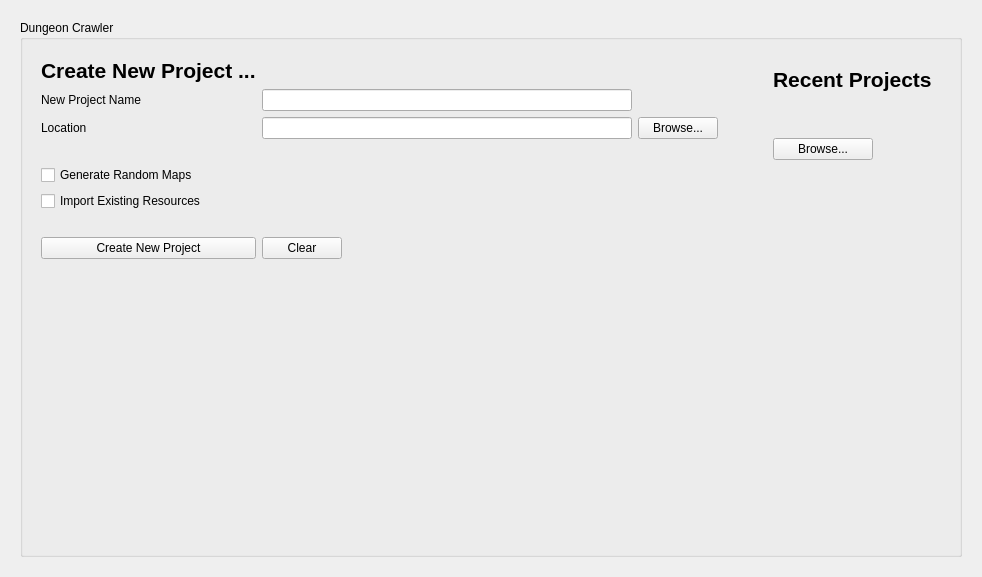
<?xml version="1.0" encoding="UTF-8"?>
<ui version="4.0">
 <class>HomeScreen</class>
 <widget class="QWidget" name="HomeScreen">
  <property name="geometry">
   <rect>
    <x>0</x>
    <y>0</y>
    <width>982</width>
    <height>577</height>
   </rect>
  </property>
  <property name="windowTitle">
   <string>Form</string>
  </property>
  <layout class="QGridLayout" name="gridLayout">
   <item row="0" column="0">
    <widget class="QFrame" name="primaryContainer">
     <property name="autoFillBackground">
      <bool>false</bool>
     </property>
     <property name="frameShape">
      <enum>QFrame::NoFrame</enum>
     </property>
     <layout class="QGridLayout" name="gridLayout_2">
      <item row="0" column="0">
       <widget class="QGroupBox" name="stackGroupBox">
        <property name="cursor">
         <cursorShape>ArrowCursor</cursorShape>
        </property>
        <property name="styleSheet">
         <string notr="true"/>
        </property>
        <property name="title">
         <string>Dungeon Crawler</string>
        </property>
        <property name="flat">
         <bool>false</bool>
        </property>
        <property name="checkable">
         <bool>false</bool>
        </property>
        <layout class="QGridLayout" name="gridLayout_4">
         <item row="0" column="0">
          <widget class="QWidget" name="widget_3" native="true">
           <layout class="QHBoxLayout" name="horizontalLayout">
            <item>
             <widget class="QWidget" name="newProjectContainer" native="true">
              <property name="minimumSize">
               <size>
                <width>500</width>
                <height>0</height>
               </size>
              </property>
              <property name="maximumSize">
               <size>
                <width>700</width>
                <height>16777215</height>
               </size>
              </property>
              <layout class="QGridLayout" name="gridLayout_6">
               <property name="leftMargin">
                <number>0</number>
               </property>
               <property name="topMargin">
                <number>0</number>
               </property>
               <property name="rightMargin">
                <number>0</number>
               </property>
               <property name="bottomMargin">
                <number>0</number>
               </property>
               <item row="2" column="3">
                <widget class="QPushButton" name="browseButton">
                 <property name="text">
                  <string>Browse...</string>
                 </property>
                </widget>
               </item>
               <item row="1" column="0">
                <widget class="QLabel" name="newProjectLabel">
                 <property name="text">
                  <string>New Project Name</string>
                 </property>
                </widget>
               </item>
               <item row="1" column="1">
                <widget class="QLineEdit" name="newProjectEdit"/>
               </item>
               <item row="6" column="0">
                <spacer name="verticalSpacer_2">
                 <property name="orientation">
                  <enum>Qt::Vertical</enum>
                 </property>
                 <property name="sizeType">
                  <enum>QSizePolicy::Maximum</enum>
                 </property>
                 <property name="sizeHint" stdset="0">
                  <size>
                   <width>20</width>
                   <height>20</height>
                  </size>
                 </property>
                </spacer>
               </item>
               <item row="2" column="1">
                <widget class="QLineEdit" name="locationEdit"/>
               </item>
               <item row="2" column="0">
                <widget class="QLabel" name="locationLabel">
                 <property name="text">
                  <string>Location</string>
                 </property>
                </widget>
               </item>
               <item row="5" column="0">
                <widget class="QCheckBox" name="importResourcesCheck">
                 <property name="text">
                  <string>Import Existing Resources</string>
                 </property>
                </widget>
               </item>
               <item row="7" column="1" alignment="Qt::AlignLeft">
                <widget class="QPushButton" name="clearButton">
                 <property name="text">
                  <string>Clear</string>
                 </property>
                </widget>
               </item>
               <item row="7" column="0">
                <widget class="QPushButton" name="createButton">
                 <property name="text">
                  <string>Create New Project</string>
                 </property>
                </widget>
               </item>
               <item row="4" column="0">
                <widget class="QCheckBox" name="randomMapCheck">
                 <property name="text">
                  <string>Generate Random Maps</string>
                 </property>
                </widget>
               </item>
               <item row="3" column="0">
                <spacer name="verticalSpacer_3">
                 <property name="orientation">
                  <enum>Qt::Vertical</enum>
                 </property>
                 <property name="sizeType">
                  <enum>QSizePolicy::Maximum</enum>
                 </property>
                 <property name="sizeHint" stdset="0">
                  <size>
                   <width>20</width>
                   <height>20</height>
                  </size>
                 </property>
                </spacer>
               </item>
               <item row="8" column="1">
                <spacer name="verticalSpacer">
                 <property name="orientation">
                  <enum>Qt::Vertical</enum>
                 </property>
                 <property name="sizeHint" stdset="0">
                  <size>
                   <width>20</width>
                   <height>40</height>
                  </size>
                 </property>
                </spacer>
               </item>
               <item row="0" column="0">
                <widget class="QLabel" name="label">
                 <property name="font">
                  <font>
                   <family>Meiryo UI</family>
                   <pointsize>16</pointsize>
                   <weight>75</weight>
                   <bold>true</bold>
                  </font>
                 </property>
                 <property name="text">
                  <string>Create New Project ...</string>
                 </property>
                </widget>
               </item>
              </layout>
             </widget>
            </item>
            <item>
             <spacer name="horizontalSpacer">
              <property name="orientation">
               <enum>Qt::Horizontal</enum>
              </property>
              <property name="sizeType">
               <enum>QSizePolicy::Maximum</enum>
              </property>
              <property name="sizeHint" stdset="0">
               <size>
                <width>40</width>
                <height>20</height>
               </size>
              </property>
             </spacer>
            </item>
            <item>
             <widget class="QWidget" name="recentProjectContainer" native="true">
              <layout class="QGridLayout" name="gridLayout_3">
               <item row="3" column="0">
                <spacer name="verticalSpacer_4">
                 <property name="orientation">
                  <enum>Qt::Vertical</enum>
                 </property>
                 <property name="sizeHint" stdset="0">
                  <size>
                   <width>20</width>
                   <height>40</height>
                  </size>
                 </property>
                </spacer>
               </item>
               <item row="2" column="0" alignment="Qt::AlignLeft">
                <widget class="FlatButton" name="openBrowseButton">
                 <property name="minimumSize">
                  <size>
                   <width>100</width>
                   <height>0</height>
                  </size>
                 </property>
                 <property name="styleSheet">
                  <string notr="true"/>
                 </property>
                 <property name="text">
                  <string>Browse...</string>
                 </property>
                </widget>
               </item>
               <item row="0" column="0" alignment="Qt::AlignTop">
                <widget class="QLabel" name="label_2">
                 <property name="font">
                  <font>
                   <family>Meiryo UI</family>
                   <pointsize>16</pointsize>
                   <weight>75</weight>
                   <bold>true</bold>
                  </font>
                 </property>
                 <property name="text">
                  <string>Recent Projects</string>
                 </property>
                </widget>
               </item>
               <item row="1" column="0">
                <spacer name="verticalSpacer_5">
                 <property name="orientation">
                  <enum>Qt::Vertical</enum>
                 </property>
                 <property name="sizeType">
                  <enum>QSizePolicy::Maximum</enum>
                 </property>
                 <property name="sizeHint" stdset="0">
                  <size>
                   <width>20</width>
                   <height>40</height>
                  </size>
                 </property>
                </spacer>
               </item>
              </layout>
             </widget>
            </item>
           </layout>
          </widget>
         </item>
        </layout>
       </widget>
      </item>
     </layout>
    </widget>
   </item>
  </layout>
 </widget>
 <customwidgets>
  <customwidget>
   <class>FlatButton</class>
   <extends>QPushButton</extends>
   <header>flatbutton.h</header>
  </customwidget>
 </customwidgets>
 <resources/>
 <connections/>
</ui>
